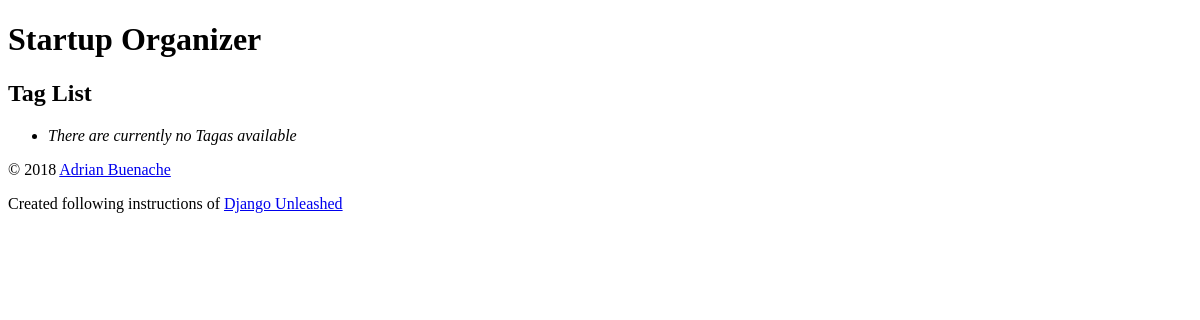
The app's page /, older data.
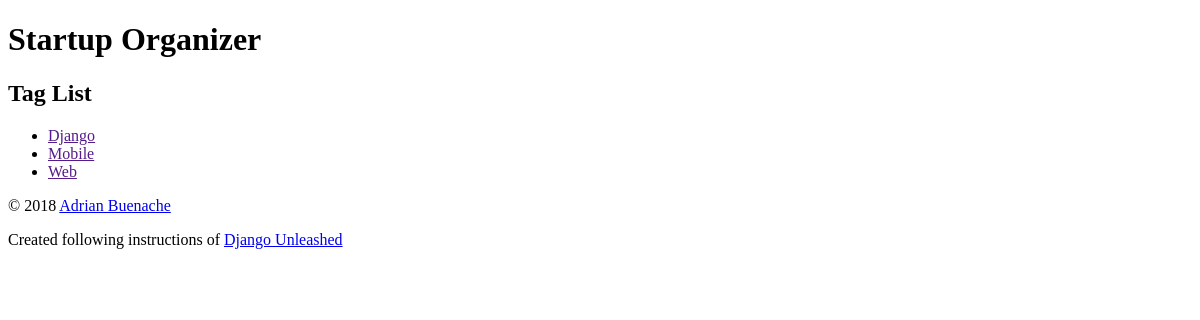
The same page, newer data.
### organizer/models.py (models this page shows, shortened)
class Tag(models.Model):
    name = models.CharField(max_length=35, unique=True)
    slug = models.SlugField(
        max_length=35,
        unique=True,
        help_text='A label for URL config'
    )
    class Meta:
        ordering = ['name']

### organizer/views.py (the view)
# urls.py: url(r'^$', homepage),
def homepage(request):
    return render(
        request,
        'organizer/tag_list.html',
        {'tag_list': Tag.objects.all()}
    )

### organizer/templates/organizer/tag_list.html (shortened to what this page needs)
{% extends parent_template|default:'organizer/base_organizer.html' %}
{% block content %}
    <h2>Tag List</h2>
    <ul>
        {% for tag in tag_list %}
        <li>
            <a href="">
                {{ tag.name|title }}
            </a>
        </li>
        {% empty %}
            <li><em>There are currently no Tagas available</em></li>
        {% endfor %}
    </ul>
{% endblock %}

### organizer/templates/organizer/base_organizer.html
{% extends parent_template|default:'base.html' %}

### templates/base.html (shortened to what this page needs)
<!DOCTYPE html>
<html lang="en">
  <head>
  </head>
  <body>
    <div>
      <header>
          <h1>Startup Organizer</h1>
      </header>
      <main>
          {% block content %}{% endblock %}
      </main>
    </div>
    <footer>
      <p>
        &copy; 2018
        <a href="https://arhacai.com/">
          Adrian Buenache</a>
      </p>
      <p>
        Created following instructions of
        <a href="https://Django-Unleashed.com/">
          Django Unleashed</a>
      </p>
    </footer>
  </body>
</html>

Row changes from the older to the newer data that the page shows:
added Tag: name "Django"
added Tag: name "Mobile"
added Tag: name "Web"
Text that changed along with them:
text no longer shown: "There are currently no Tagas available"
